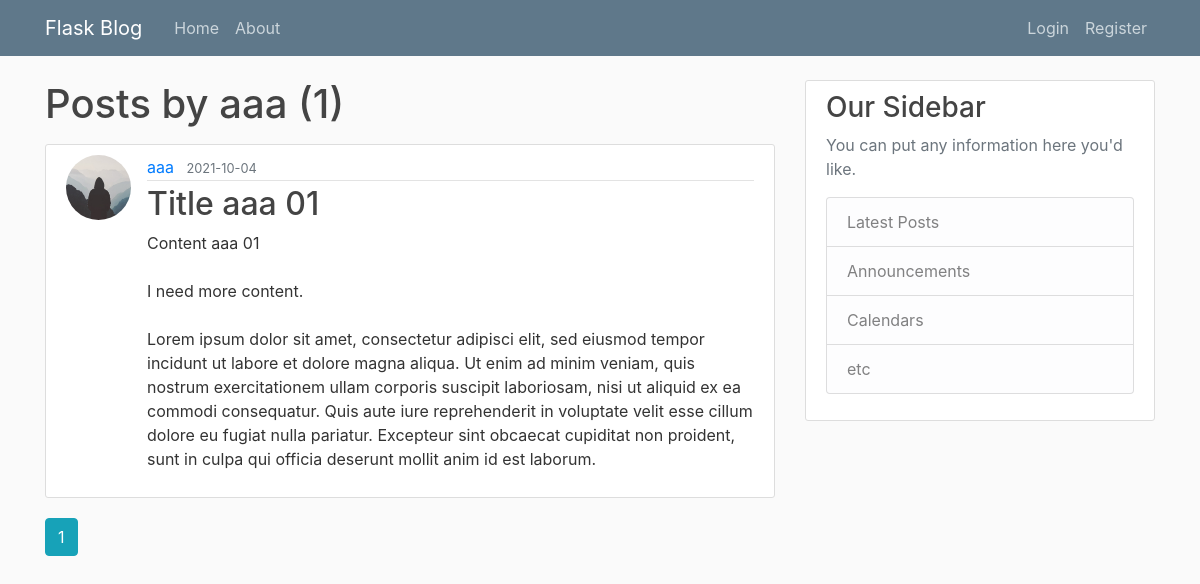
The page /user/aaa on the database as committed earlier.
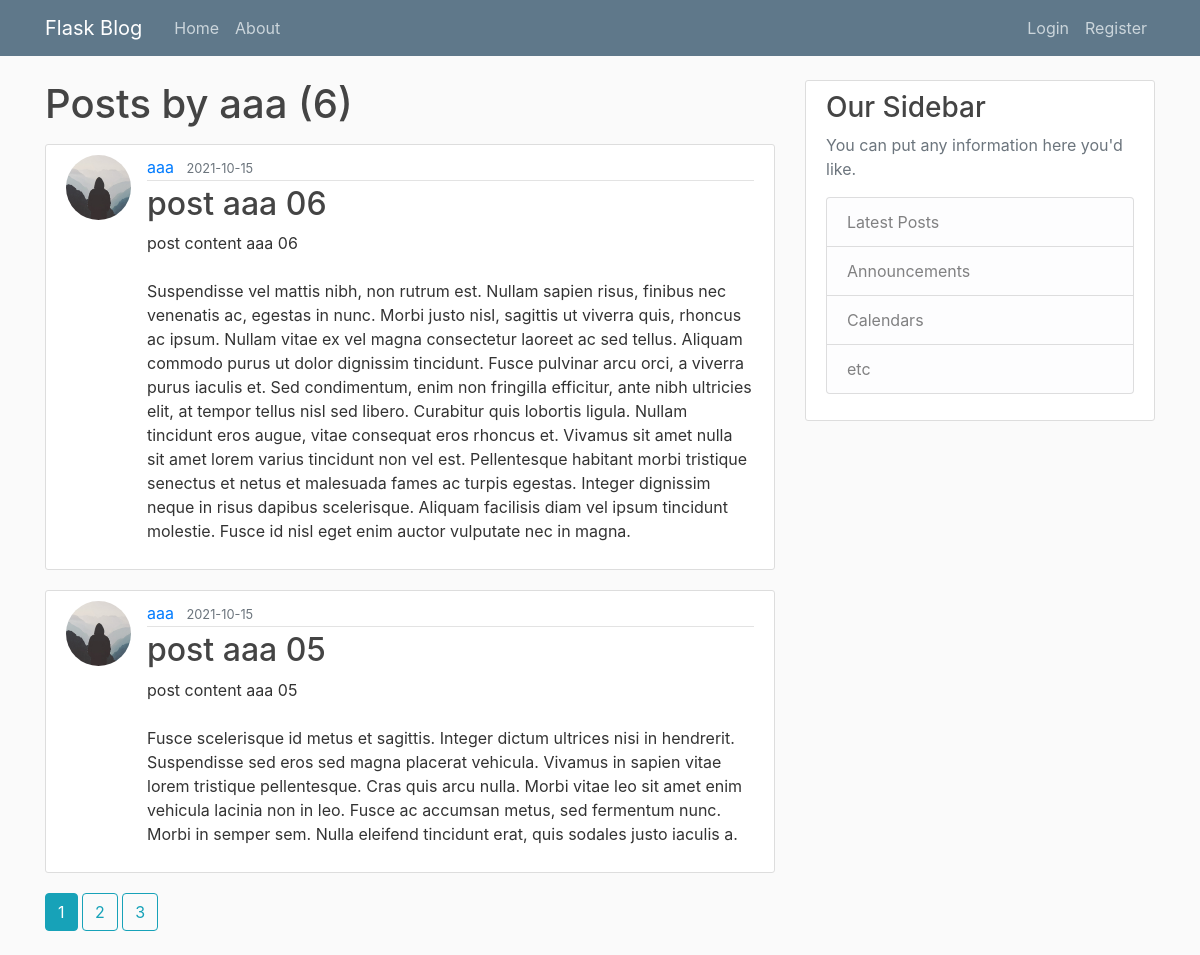
The same page on the database as committed later.
### flaskblog/models.py (models this page shows, shortened)
class User(db.Model, UserMixin):
    id = db.Column(db.Integer, primary_key=True)
    username = db.Column(db.String(20), unique=True, nullable=False)
    email = db.Column(db.String(120), unique=True, nullable=False)
    image_file = db.Column(db.String(20), nullable=False, default='default.jpg')
    password = db.Column(db.String(60), nullable=False)
    posts = db.relationship('Post', backref='author', lazy=True)

class Post(db.Model):
    id = db.Column(db.Integer, primary_key=True)
    title = db.Column(db.String(100), nullable=False)
    date_posted = db.Column(db.DateTime, nullable=False, default=datetime.utcnow)
    content = db.Column(db.Text, nullable=False)
    user_id = db.Column(db.Integer, db.ForeignKey('user.id'), nullable=False)

### flaskblog/routes.py (the view)
@app.route('/user/<string:username>')
def user_posts(username):
    page = request.args.get('page', default=1, type=int)
    user = User.query.filter_by(username=username).first_or_404()
    the_posts = Post.query.filter_by(author=user)\
        .order_by(Post.date_posted.desc())\
        .paginate(page=page, per_page=2)
    return render_template('user_posts.html', posts=the_posts, user=user)

### flaskblog/templates/user_posts.html
{% extends "layout.html" %}
{% block content %}
    <h1 class="mb-3">Posts by {{ user.username }} ({{ posts.total }})</h1>
    {% for post in posts.items %}
        <article class="media content-section">
            <img class="rounded-circle article-img" src="{{ url_for('static', filename='profile_pics/' + post.author.image_file) }}">
          <div class="media-body">
            <div class="article-metadata">
              <a class="mr-2" href="{{ url_for('user_posts', username=post.author.username) }}">{{ post.author.username }}</a>
              <small class="text-muted">{{ post.date_posted.strftime('%Y-%m-%d') }}</small>
            </div>
            <h2><a class="article-title" href="{{ url_for('post', post_id=post.id) }}">{{ post.title }}</a></h2>
            <p class="article-content">{{ post.content }}</p>
          </div>
        </article>
    {% endfor %}
    {% for page_num in posts.iter_pages(left_edge=1, right_edge=1, left_current=1, right_current=2) %}
        {% if page_num %}
            {% if posts.page == page_num %}
                <a class="btn btn-info mb-4" href="{{ url_for('user_posts', username=user.username, page=page_num) }}">{{ page_num }}</a>
            {% else %}
                <a class="btn btn-outline-info mb-4" href="{{ url_for('user_posts', username=user.username, page=page_num) }}">{{ page_num }}</a>
            {% endif %}
        {% else %}
            ...
        {% endif %}
    {% endfor %}
{% endblock content %}

### flaskblog/templates/layout.html (shortened to what this page needs)
<!DOCTYPE html>
<html lang="en">
<head>
    <link rel="stylesheet" href="https://maxcdn.bootstrapcdn.com/bootstrap/4.0.0/css/bootstrap.min.css">
    <link rel="stylesheet" type="text/css" href="{{ url_for('static', filename='main.css') }}">
</head>
<body>
    <header class="site-header">
      <nav class="navbar navbar-expand-md navbar-dark bg-steel fixed-top">
        <div class="container">
          <a class="navbar-brand mr-4" href="/">Flask Blog</a>
          <div class="collapse navbar-collapse" id="navbarToggle">
            <div class="navbar-nav mr-auto">
              <a class="nav-item nav-link" href="{{ url_for('home') }}">Home</a>
              <a class="nav-item nav-link" href="{{ url_for('about') }}">About</a>
            </div>
            <div class="navbar-nav">
                {% if current_user.is_authenticated %}
                    <a class="nav-item nav-link" href="{{ url_for('new_post') }}">New Post</a>
                    <a class="nav-item nav-link" href="{{ url_for('account') }}">Account</a>
                    <a class="nav-item nav-link" href="{{ url_for('logout') }}">Logout</a>
                {% else %}
                  <a class="nav-item nav-link" href="{{ url_for('login') }}">Login</a>
                  <a class="nav-item nav-link" href="{{ url_for('register') }}">Register</a>
                {% endif %}
            </div>
          </div>
        </div>
      </nav>
    </header>
    <main role="main" class="container">
      <div class="row">
        <div class="col-md-8">
          {% block content %}{% endblock %}
        </div>
        <div class="col-md-4">
          <div class="content-section">
            <h3>Our Sidebar</h3>
            <p class='text-muted'>You can put any information here you'd like.
              <ul class="list-group">
                <li class="list-group-item list-group-item-light">Latest Posts</li>
                <li class="list-group-item list-group-item-light">Announcements</li>
                <li class="list-group-item list-group-item-light">Calendars</li>
                <li class="list-group-item list-group-item-light">etc</li>
              </ul>
            </p>
          </div>
        </div>
      </div>
    </main>
</body>
</html>

### flaskblog/static/main.css (style rules this page uses)
body { background: #fafafa; color: #333333; margin-top: 5rem; }
h1, h2, h3, h4, h5, h6 { color: #444444; }
.bg-steel { background-color: #5f788a; }
.site-header .navbar-nav .nav-link { color: #cbd5db; }
.content-section { background: #ffffff; padding: 10px 20px; border: 1px solid #dddddd; border-radius: 3px; margin-bottom: 20px; }
.article-title { color: #444444; }
.article-content { white-space: pre-line; }
.article-img { height: 65px; width: 65px; margin-right: 16px; }
.article-metadata { padding-bottom: 1px; margin-bottom: 4px; border-bottom: 1px solid #e3e3e3 }

Rows that differ between the two databases and show on the page:
no longer on this page (row unchanged): Post: image_file (placeholder picture), author.username "aaa", date_posted "2021-10-04", title "Title aaa 01", content "Content aaa 01 I need more content. Lorem ipsum dolor sit amet, consectetur adipisci elit, sed eiusmod tempor incidunt ut labore et dolore magna aliqua. Ut enim ad minim veniam, quis nostrum exercitationem ullam corporis suscipit laboriosam, nisi ut aliquid ex ea commodi consequatur. Quis aute iure reprehenderit in voluptate velit esse cillum dolore eu fugiat nulla pariatur. Excepteur sint obcaecat cupiditat non proident, sunt in culpa qui officia deserunt mollit anim id est laborum."
added Post: image_file (placeholder picture), author.username "aaa", date_posted "2021-10-15", title "post aaa 06", content "post content aaa 06 Suspendisse vel mattis nibh, non rutrum est. Nullam sapien risus, finibus nec venenatis ac, egestas in nunc. Morbi justo nisl, sagittis ut viverra quis, rhoncus ac ipsum. Nullam vitae ex vel magna consectetur laoreet ac sed tellus. Aliquam commodo purus ut dolor dignissim tincidunt. Fusce pulvinar arcu orci, a viverra purus iaculis et. Sed condimentum, enim non fringilla efficitur, ante nibh ultricies elit, at tempor tellus nisl sed libero. Curabitur quis lobortis ligula. Nullam tincidunt eros augue, vitae consequat eros rhoncus et. Vivamus sit amet nulla sit amet lorem varius tincidunt non vel est. Pellentesque habitant morbi tristique senectus et netus et malesuada…"
added Post: image_file (placeholder picture), author.username "aaa", date_posted "2021-10-15", title "post aaa 05", content "post content aaa 05 Fusce scelerisque id metus et sagittis. Integer dictum ultrices nisi in hendrerit. Suspendisse sed eros sed magna placerat vehicula. Vivamus in sapien vitae lorem tristique pellentesque. Cras quis arcu nulla. Morbi vitae leo sit amet enim vehicula lacinia non in leo. Fusce ac accumsan metus, sed fermentum nunc. Morbi in semper sem. Nulla eleifend tincidunt erat, quis sodales justo iaculis a."
Other text that changed with them:
{{ posts.total }}: "1" → "6"
new list line: "2"
new list line: "3"
